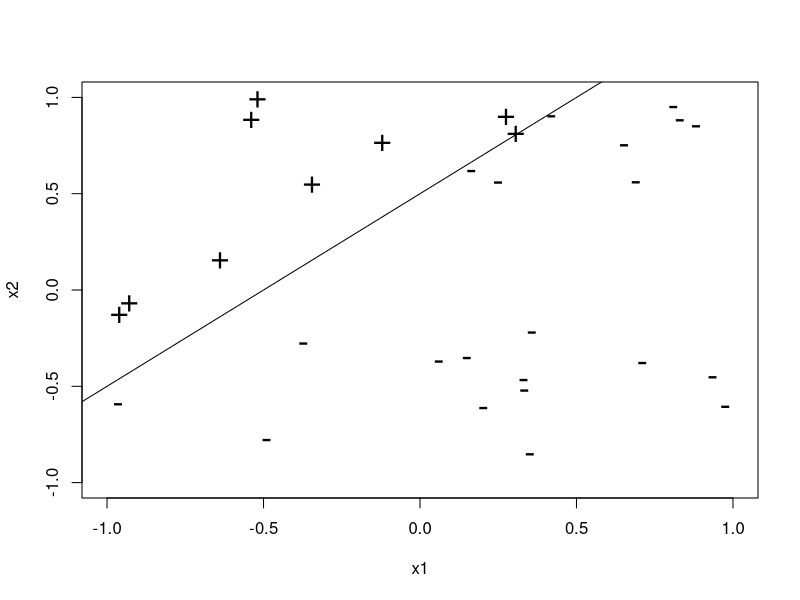
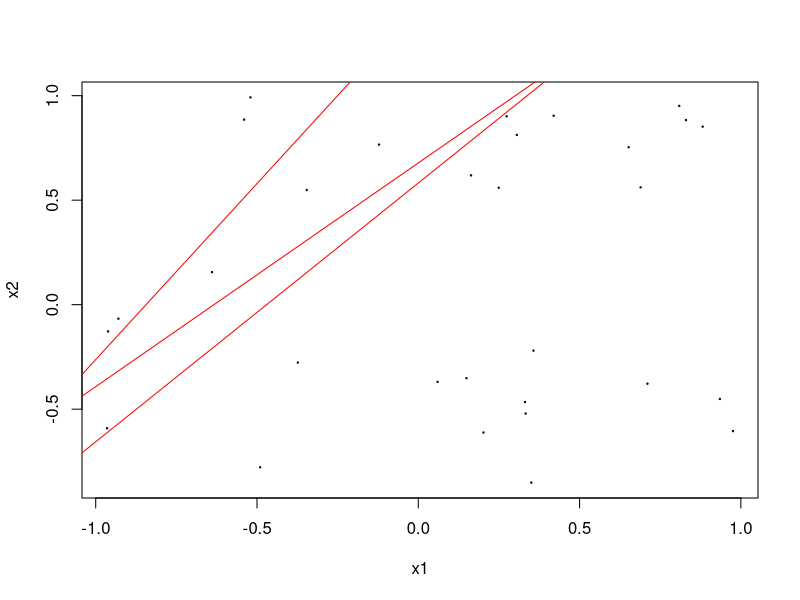
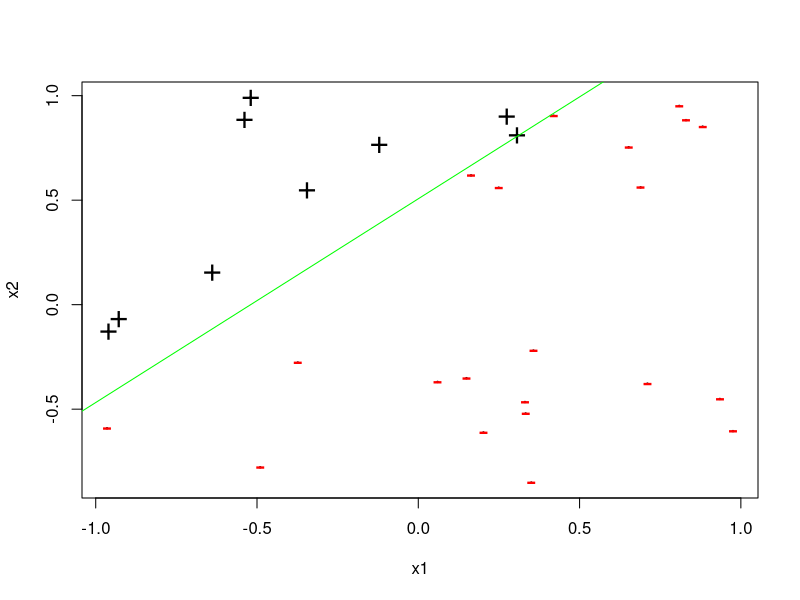

R code for these plots, in order:
###############################################################
#Chapter      :   2 
#Algorithm    :   Perceptron
# Description :   The following code models a perceptron and 
#                 shows its progress after every iteration.
###############################################################


x1 <- runif(30,-1,1) #30 random numbers between -1 and 1 which are uniformly distributed
x2 <- runif(30,-1,1)

#form the input vector x
x <- cbind(x1,x2) 

#generate output vector
Y <- ifelse(x2>0.5+x1,+1,-1) 

#plot the actual separator
plot(x,pch=ifelse(Y>0,"+","-"),xlim=c(-1,1),ylim=c(-1,1),cex=2) #cex is zoom
abline(0.5,1) #correct Y

#function to calculate distance from hyper plane
calculate_distance = function(x,w,b) {
sum(x*w) + b
}

#linear classifier
linear_classifier = function(x,w,b) {
distances =apply(x, 1, calculate_distance, w, b)
return(ifelse(distances < 0, -1, +1))
}


#test the classifier
linear_classifier(x,c(-1,1)/sqrt(2),-sqrt(2)/4)


#function to calculate 2nd norm
second_norm = function(x) {sqrt(sum(x * x))}

#perceptron training algorithm
perceptron = function(x, y, learning_rate=1) {

w = vector(length = ncol(x)) # initialize w
b = 0 # Initialize b
k = 0 # count iterations

R = max(apply(x, 1, second_norm))#constant with value greater than distance of furthest point

incorrect = TRUE # flag to identify classifier
#initialize plot
plot(x,cex=0.2)

#loop till correct classifier is not found
while (incorrect ) {

incorrect = FALSE
#classify with current weights
yc <- linear_classifier(x,w,b)
#Loop over each point in the input x
for (i in 1:nrow(x)) {
#update weights if point not classified correctly
if (y[i] != yc[i]) {
w <- w + learning_rate * y[i]*x[i,]
b <- b + learning_rate * y[i]*R^2
k <- k+1

#currect classifier's components
if(k%%5 == 0){
	intercept <- - b / w[[2]]
	slope <- - w[[1]] / w[[2]]
	#plot the classifier hyper plane
	abline(intercept,slope,col="red")
	#wait for user input
	cat ("Iteration # ",k,"\n")
	cat ("Press [enter] to continue")
	line <- readline()
}
incorrect =TRUE
}
} }

s = second_norm(w)
#scale the classifier with unit vector
return(list(w=w/s,b=b/s,updates=k))
}

#train the perceptron
p <- perceptron(x,Y)

#classify based on calculated separator
y <- linear_classifier(x,p$w,p$b)


plot(x,cex=0.2)
#zoom into points near the separator and color code them
points(subset(x,Y==1),col="black",pch="+",cex=2)
points(subset(x,Y==-1),col="red",pch="-",cex=2)

# compute intercept on y axis of separator
# from w and b
intercept <- - p$b / p$w[[2]]
# compute slope of separator from w
slope <- - p$w[[1]] /p$ w[[2]]
# draw separating boundary
abline(intercept,slope,col="green")